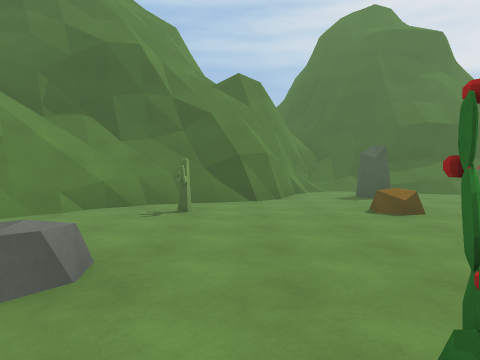
[1] (above)

24 first-person views from a walk through a Unity game level. The camera is 1.4 m above the floor, tilts 2° down and sees 70° across. The floor is counted in squares, 2 m on a side. Each view is taken from the middle of a square. On the plan, view 1 faces up. The plan holds only what a view shows up to about 11 squares ahead; the rest is blank. The place goes on beyond the plan. Some animated figures are left out.

[2]
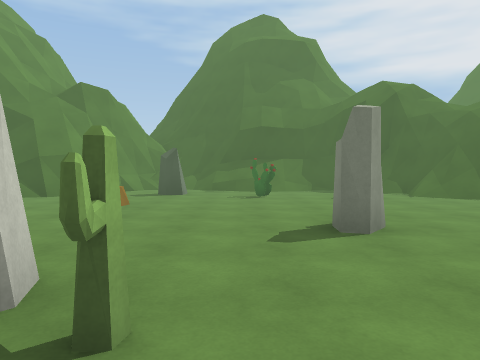

[3]
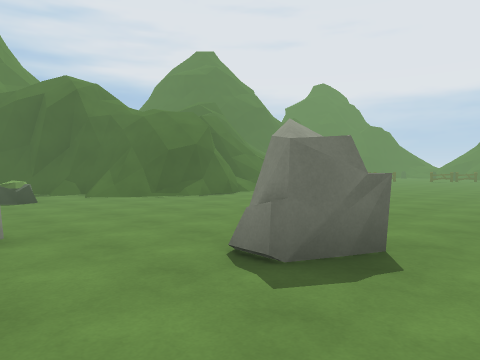

[4]
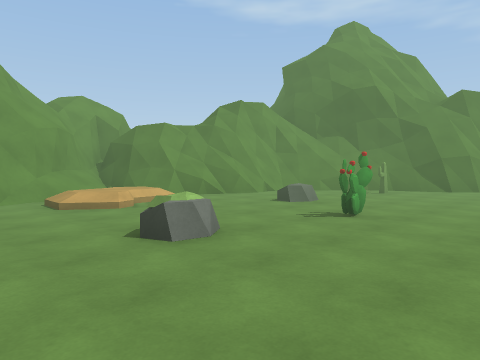

[5]
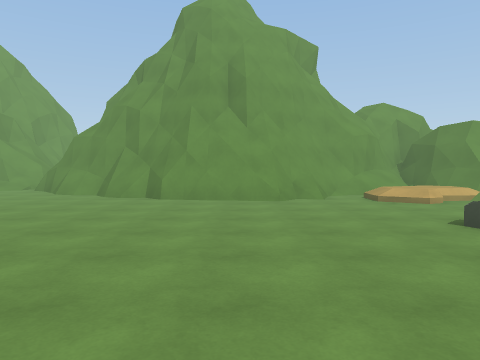

[6]
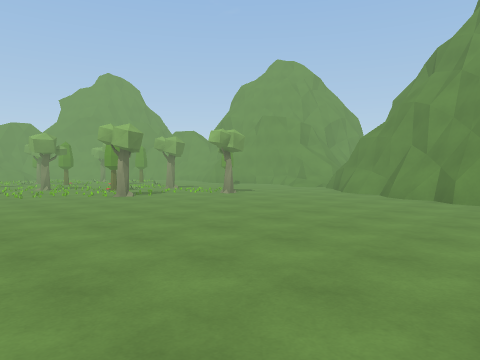

[7]
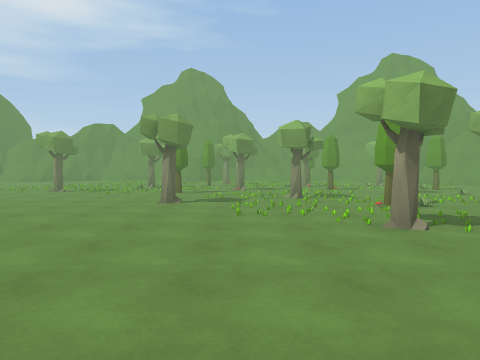

[8]
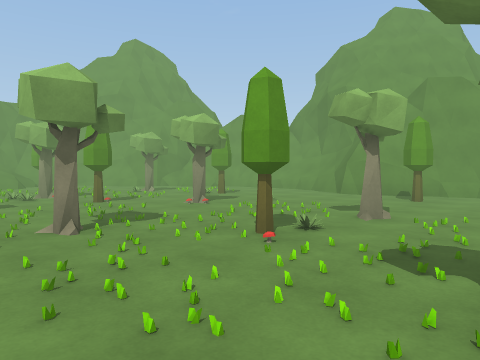

[9]
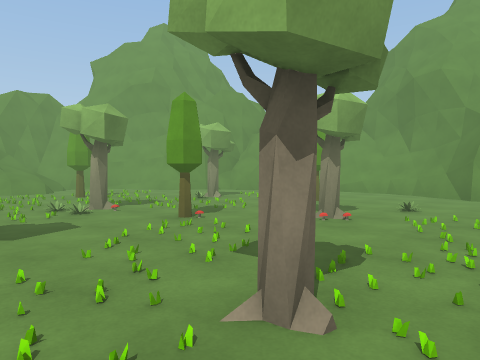

[10]
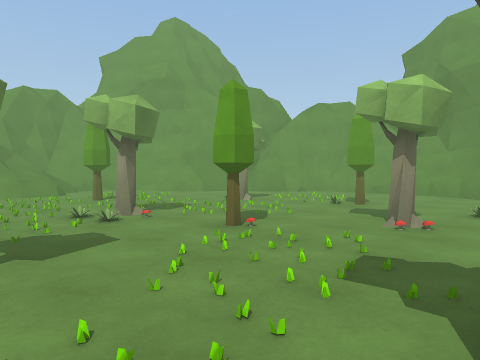

[11]
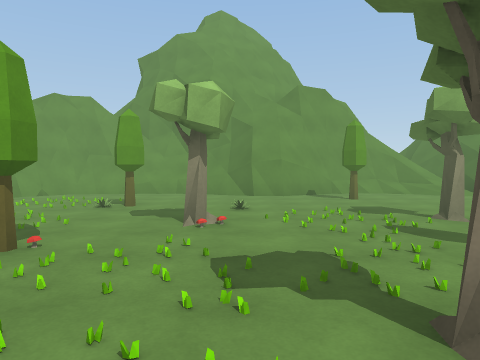

[12]
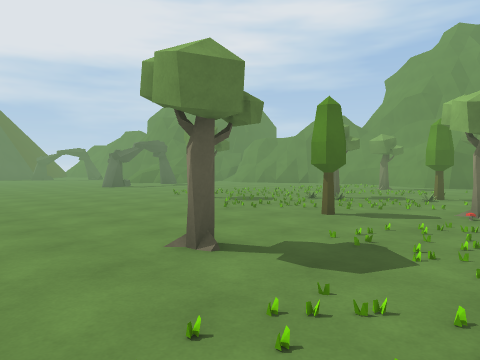

[13]
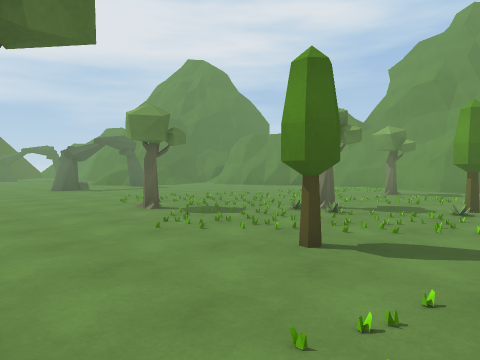

[14]
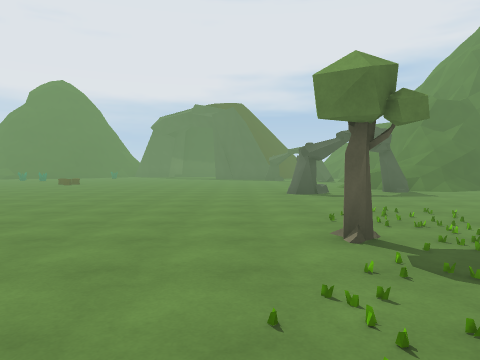

[15]
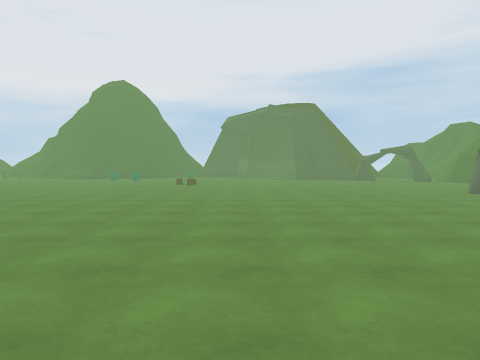

[16]
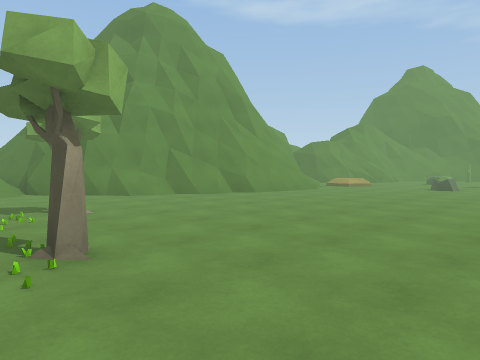

[17]
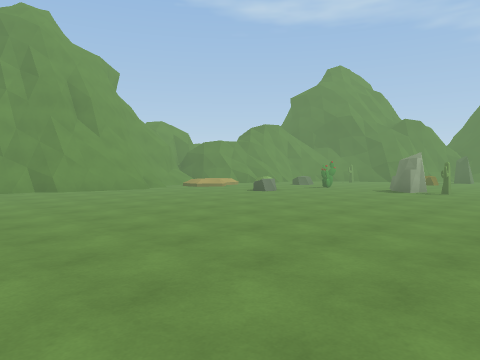

[18]
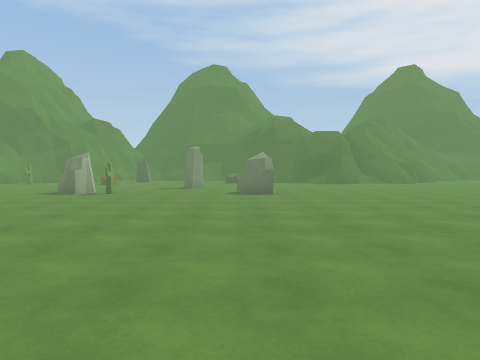

[19]
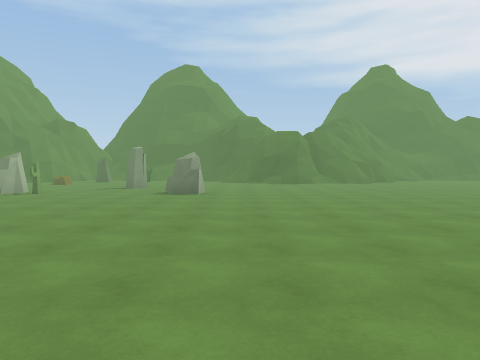

[20]
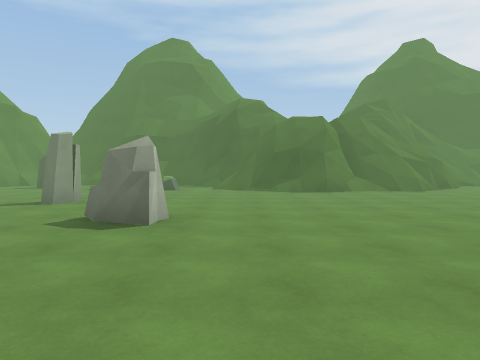

[21]
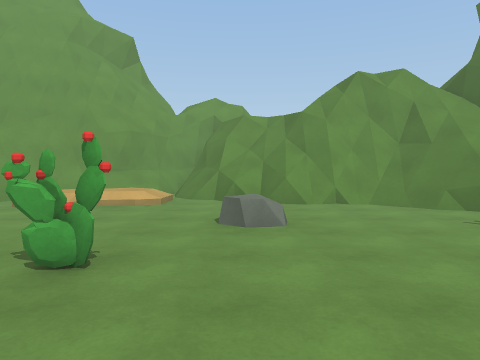

[22]
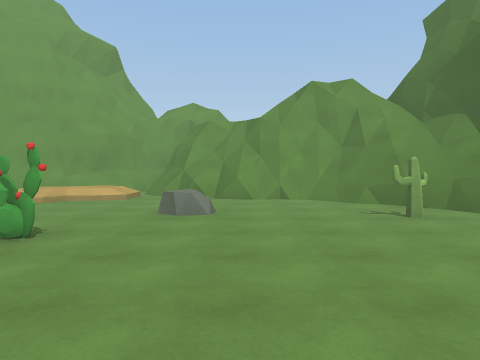

[23]
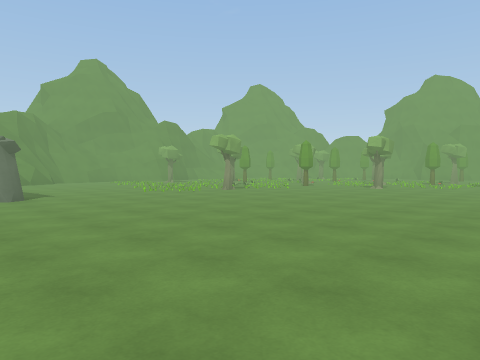

[24]
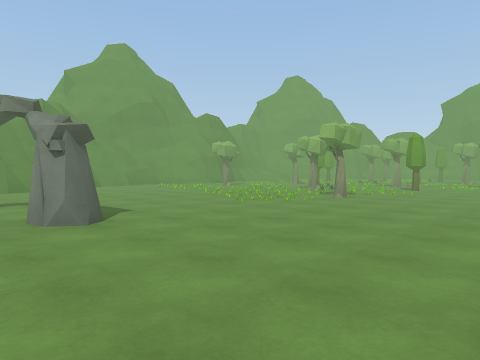

### Floor plan
Key: @ floor where view 1 was taken; # wall or solid block; . floor; / step, stairs or slope; = window, fence, low wall or low ledge; ^ raised ledge; R rock; C cactus; T tree; P plant; O other object.
Columns run from 9 left of view 1 to 15 right of it. Each row starts with its distance up from view 1.
 10           ##////####
  9         ^ #../////##=
  8   =^^^^=^##.R...../==
  7    /////=......C.R//#####
  6    /=///...R.......//##.=
  5    ==//.C...R............
  4    ###...................
  3    ###.........R.........
  2    ===..R................
  1  ###=.....C.R....R.......
  0  #/// ...@..RC...RR......
 -1  ##// /..................
 -2   ##///..R...............
 -3    ###..................
 -4     ##..................
 -5     ##.................
 -6     ##...................
 -7    ^^#...................
 -8    ^//...................
 -9    #/....................
-10   ##/....................
-11 ###/.....................
-12 ///...T..................
-13 ///......T...............
-14 ##.......................
-15  #.T..T.T O..............
-16  ##.....P...T............
-17  ##.......T..............
-18 ###..O.O.................
-19 #//..O.TO..O.T..T........
-20 #/...T./T..T..........R..
-21 ///.. ./OP...OT..........
-22 ///...T//T. T.O........R.
-23 ##/...O//O. O .........R/
-24  ##=.../T.O O..........//
-25    ##//.... ...T.  .. ..=
-26     #/.//.  .....     =

Where each view was taken, in squares from view 1:
view 1: 0 up, 0 right, facing up
view 2: 1 down, 5 right, facing up
view 3: 1 down, 6 right, facing up-right
view 4: 4 down, 3 right, facing up-left
view 5: 5 down, 4 right, facing left
view 6: 5 down, 4 right, facing down-left
view 7: 9 down, 2 right, facing down
view 8: 13 down, 2 right, facing down-left
view 9: 16 down, 2 right, facing down-left
view 10: 17 down, 2 right, facing down-left
view 11: 18 down, 2 right, facing left
view 12: 14 down, 1 right, facing down-right
view 13: 16 down, 2 right, facing down-right
view 14: 18 down, 4 right, facing right
view 15: 13 down, 4 right, facing right
view 16: 14 down, 3 right, facing up-left
view 17: 10 down, 7 right, facing up-left
view 18: 9 down, 8 right, facing up
view 19: 9 down, 10 right, facing up
view 20: 4 down, 10 right, facing up
view 21: 2 up, 3 right, facing left
view 22: 3 up, 4 right, facing left
view 23: 11 down, 15 right, facing down-left
view 24: 15 down, 15 right, facing down-left
